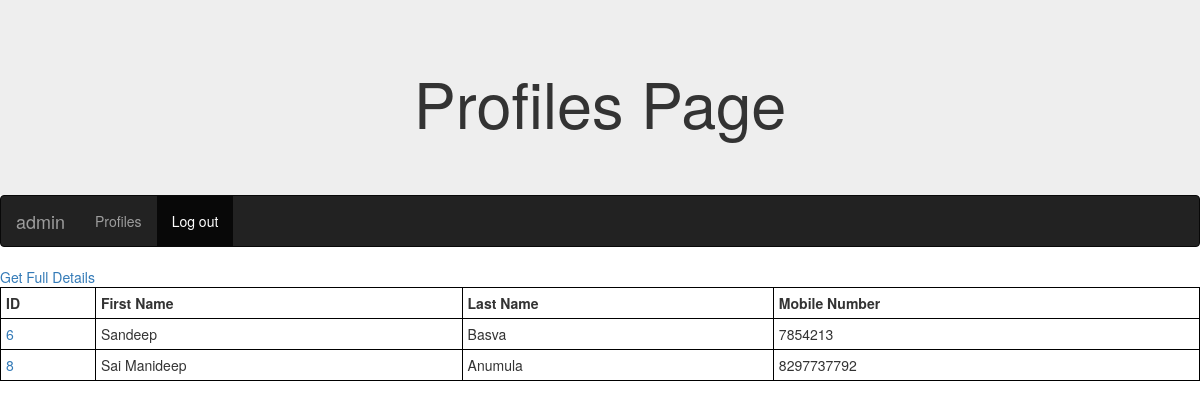
The app's page /myapp/profiles/ (signed in) with its own data.
### myapp/models.py (models this page shows, shortened)
class Person(models.Model):
    firstname=models.CharField(max_length=30)
    lastname=models.CharField(max_length=30)
    address=models.CharField(max_length=50)
    mobile_num=models.IntegerField()
    city=models.CharField(max_length=30)
    state=models.CharField(max_length=30)
    country=models.CharField(max_length=30)
    zipcode=models.IntegerField()

### myapp/views.py (the view)
@login_required(login_url="/myapp/login/")
def profiles(request):
    p= Person.objects.filter()
    return render(request, 'myapp/profiles.html',{'p':p})

### myapp/templates/myapp/profiles.html (shortened to what this page needs)
<!DOCTYPE html>
<html lang="en">
<head>
  <link rel="stylesheet" href="https://maxcdn.bootstrapcdn.com/bootstrap/3.3.7/css/bootstrap.min.css">
</head>
<body>
<div class="jumbotron text-center" style="margin-bottom:0">
  <h1>Profiles Page</h1>
</div>
<nav class="navbar navbar-inverse">
  <div class="container-fluid">
    <div class="navbar-header">
      <a class="navbar-brand" href="#">{{ user.get_username }}</a>
    </div>
    <div class="collapse navbar-collapse " id="myNavbar">
      <ul class="nav navbar-nav ">
                  <li><a href="/myapp/profiles/">Profiles</a></li>
          <li class="active"><a href="/myapp/logout/">Log out</a></li>
          </ul>
    </div>
  </div>
</nav>
<a href="/myapp/getdetails/">Get Full Details</a>
<table style="width:100%">
    <tr>
        <th>ID</th>
        <th>First Name</th>
        <th>Last Name</th>
        <th>Mobile Number</th>
    </tr>
    {% for p in p%}
    <tr>
        <td><a href="/myapp/profiles/{{p.id}}/">{{p.id}}</a></td>
        <td>{{p.firstname}}</td>
        <td>{{p.lastname}} </td>
        <td>{{p.mobile_num}}</td>
    </tr>
    {% endfor %}
</body>
</html>

### myapp/templates/myapp/profiles.html (style rules this page uses)
li { float: left; }
table, th, td { border: 1px solid black; }
th, td { padding: 5px; }

### records on screen
Person: id "6", firstname "Sandeep", lastname "Basva", mobile_num "7854213"
Person: id "8", firstname "Sai Manideep", lastname "Anumula", mobile_num "8297737792"

### other values on screen
{{ user.get_username }} "admin"
